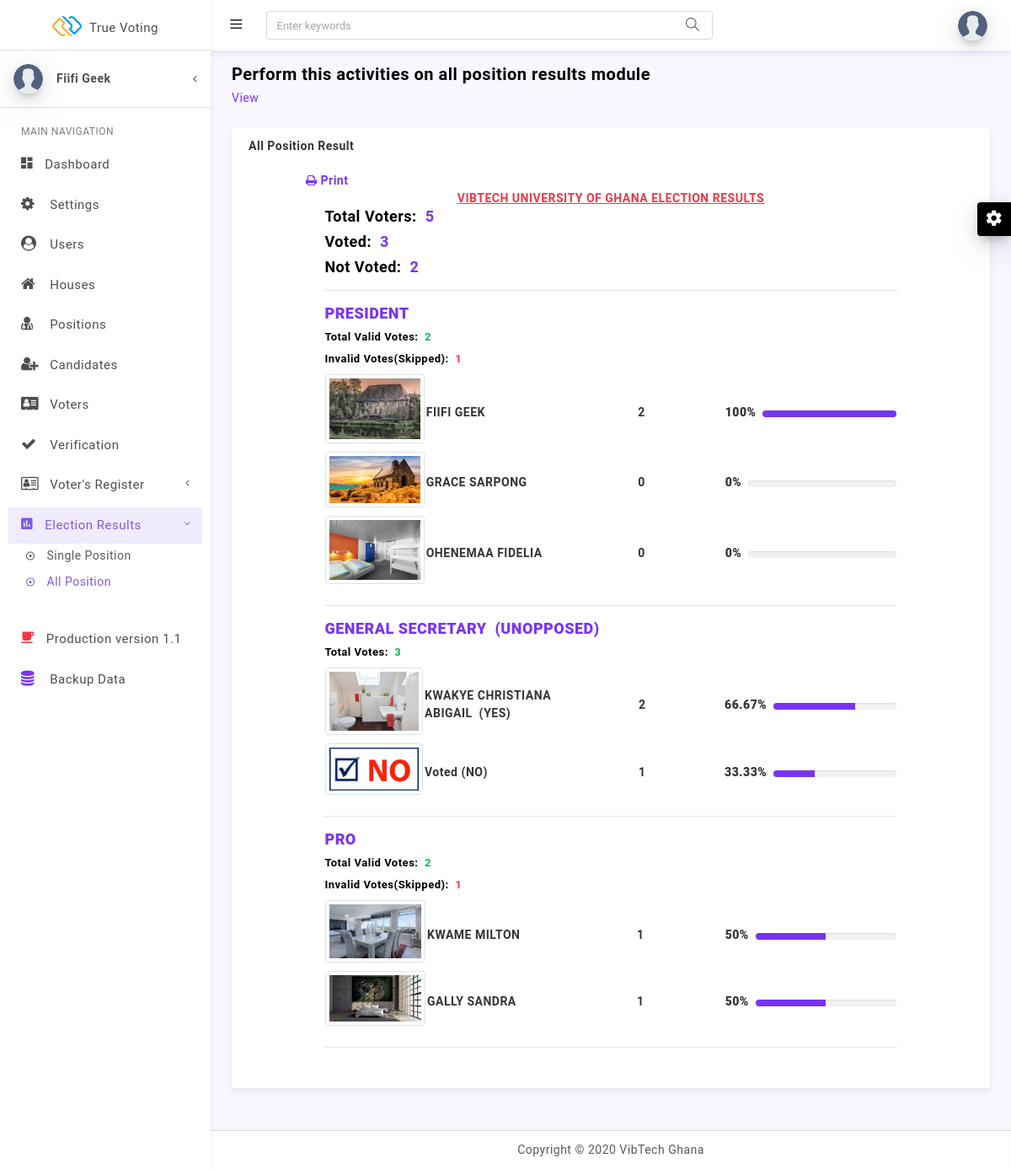
The app's page /admin/all-results.php (signed in) with its own data.
### tables this page shows
CREATE TABLE `general_settings` (
  `id` int(11) NOT NULL,
  `name` varchar(255) DEFAULT NULL,
  `timer` varchar(191) DEFAULT NULL
);

CREATE TABLE `positions` (
  `id` int(11) NOT NULL,
  `name` varchar(191) NOT NULL,
  `criteria` varchar(191) NOT NULL,
  `type` varchar(191) NOT NULL,
  `maxcon` int(11) NOT NULL,
  `created_at` timestamp NULL DEFAULT NULL
);

CREATE TABLE `candidates` (
  `id` int(11) NOT NULL,
  `name` varchar(191) NOT NULL,
  `position` varchar(191) NOT NULL,
  `gender` varchar(191) NOT NULL,
  `house` varchar(191) DEFAULT NULL,
  `vote` int(11) NOT NULL DEFAULT 0,
  `image` varchar(191) DEFAULT NULL,
  `created_at` timestamp NULL DEFAULT NULL
);

### models/DBLayer.php (called while the page is built, shortened)
<?php
    class DB {
        public static function connection()
        {
            try{
                $con=new PDO('mysql:host=localhost;dbname=truevoting;charset=utf8mb4', 'root', '');
                $con->setAttribute(PDO::ATTR_ERRMODE, PDO::ERRMODE_EXCEPTION);
                $con->setAttribute(PDO::ATTR_EMULATE_PREPARES, false);
                return $con;
            }catch(PDOException $ex){
                return "Connection Error ";
            }
        }
    }
    class Model {
        public static function all(string $tableName)
        {
            $con = DB::connection();
            try{
                $query = "SELECT * FROM ".$tableName." ORDER BY id";
                $stmt=$con->prepare($query);
                $stmt->execute();
                $rows=$stmt->fetchAll();
                return $rows;
            }catch(PDOException $ex){
                return 'Something went wrong';
            }
        }
        public static function first($query, array $param)
        {
            $con = DB::connection();
            try{
                $stmt=$con->prepare($query);
                $stmt->execute($param);
                $row=$stmt->fetch();
                return $row;
            }catch(PDOException $ex){
                return 'Something went wrong';
            }
        }
        public static function filter($query,array $param)
        {
            $con = DB::connection();
            try{
                $stmt=$con->prepare($query);
                $stmt->execute($param);
                $rows=$stmt->fetchAll();
                return $rows;
            }catch(PDOException $ex){
                return 'Something went wrong';
            }
        }
        public static function count($query)
        {
            $con = DB::connection();
            try{
                $stmt=$con->prepare($query);
                $stmt->execute();
                $row=$stmt->fetch();
                return $row['COUNT(*)'];
            }catch(PDOException $ex){
                return 'Something went wrong';
            }
        }
        public static function countWhere($query, array $param)
        {
            $con = DB::connection();
            try{
                $stmt=$con->prepare($query);
                $stmt->execute($param);
                $row=$stmt->fetch();
                return $row['COUNT(*)'];
            }catch(PDOException $ex){
                return 'Something went wrong';
            }
        }
        public static function sumWhere(string $columnName, string $tableName, string $whereClause, array $param)
        {
            $con = DB::connection();
            try{
                $stmt=$con->prepare("SELECT SUM(".$columnName.") FROM ".$tableName." ".$whereClause);
                $stmt->execute($param);
                $row=$stmt->fetch();
                return $row['SUM('.$columnName.')'];
            }catch(PDOException $ex){
                return 'Something went wrong';
            }
        }
    }

### admin/all-results.php (the view, shortened to what this page needs)
<!DOCTYPE html>
<html lang="en">
<head>
<?php $title = 'All Position Results'; include('../layouts/admin-head.php'); ?>
</head>
<body>
<?php include('../layouts/admin-menus.php'); ?>
<div class="row pt-2 pb-2">
    <div class="col-sm-9">
        <h4 class="page-title">Perform this activities on all position results module</h4>
        <ol class="breadcrumb">
            <li class="breadcrumb-item"><a href="javaScript:void();">View</a></li>
        </ol>
    </div>
</div>
<?php require_once("../models/DBLayer.php");
    $totalVoters = Model::count("SELECT COUNT(*) FROM voters");
    $countVoted = Model::countWhere("SELECT COUNT(*) FROM voters WHERE status=:s", array(':s'=>true));
    $countNotVoted = Model::countWhere("SELECT COUNT(*) FROM voters WHERE status=:s", array(':s'=>false));
    $positions = Model::all('positions');
    $gs = Model::first("SELECT * FROM general_settings WHERE id=:id", array(':id'=>1));
?>
<div class="row">
    <div class="col-lg-12">
      <div class="card">
        <div class="card-header">
            All Position Result
        <div class="card-body">
            <div class="row">
                <div class="col-sm-12"><a href="javascript:void(0);" class="mb-2 ml-5 btn_print"><i class="fa fa-print"></i> Print</a></div>
                <div class="col-sm-1"></div>
                <div class="col-sm-10" id="printOut">
                    <div class="text-center"><span class="text-danger text-uppercase" style="text-decoration: underline"><?php echo $gs['name']; ?> Election Results</span></div>
                    <h5>Total Voters:&nbsp;&nbsp;<span class="text-primary"><?php echo $totalVoters; ?></span></h5>
                    <h5>Voted:&nbsp;&nbsp;<span class="text-primary"><?php echo $countVoted; ?></span></h5>
                    <h5>Not Voted:&nbsp;&nbsp;<span class="text-primary"><?php echo $countNotVoted; ?></span></h5>
                    <hr>
                    <?php
                    if(count($positions)>0){
                    foreach($positions as $post){
                        if($post['criteria']=='General' && $post['type']=="All"){
                            $candidates = Model::filter("SELECT * FROM candidates WHERE position=:p", array(':p'=>$post['name']));
                            $sumVotes = Model::sumWhere("vote", "candidates", "WHERE position=:p", array(':p'=>$post['name']));
                            if(count($candidates)>1){ ?>
                            <h5><strong class="text-primary text-uppercase"><?php echo $post['name']; ?></strong></h5>
                            <h6 style="font-size: 13px">Total Valid Votes:&nbsp;&nbsp;<span class="text-success"><?php echo $sumVotes; ?></span></h6>
                            <h6 style="font-size: 13px">Invalid Votes(Skipped):&nbsp;&nbsp;<span class="text-danger"><?php echo $countVoted-$sumVotes; ?></span></h6>
                            <table class="">
                            <?php
                                foreach($candidates as $can){ ?>
                                    <tr>
                                        <td width="150px"><img src="../assets/images/candidates/<?php echo $can['image']; ?>" class="img-thumbnail mb-2" height="140" width="140" alt="<?php echo $can['name']; ?>" /></td>
                                        <td width="300px"><?php echo $can['name']; ?></td>
                                        <td width="130px"><?php echo $can['vote']; ?></td>
                                        <td width="250px">
                                            <span class="pull-left mr-2"><strong><?php echo ($sumVotes!=0)? round(100*($can['vote']/$sumVotes),2):0; ?>%</strong></span>
                                            <div class="progress-wrapper hidden-print">
                                                <div class="progress mt-2">
                                                    <div class="progress-bar bg-primary" style="width:<?php echo ($sumVotes!=0)? round(100*($can['vote']/$sumVotes),2):0; ?>%"></div>
                                                </div>
                                            </div>
                                        </td>
                                    </tr>
                            <?php } ?>
                            </table> <hr>
                            <?php }else{ ?>
                            <h5><strong class="text-primary text-uppercase"><?php echo $post['name']; ?>&nbsp;&nbsp;(Unopposed)</strong></h5>
                            <h6 style="font-size: 13px">Total Votes:&nbsp;&nbsp;<span class="text-success"><?php echo $countVoted; ?></span></h6>
                            <table class="">
                            <?php
                                foreach($candidates as $can){ ?>
                                    <tr>
                                        <td width="150px"><img src="../assets/images/candidates/<?php echo $can['image']; ?>" class="img-thumbnail mb-2" height="140" width="140" alt="<?php echo $can['name']; ?>" /></td>
                                        <td width="300px"><?php echo $can['name']; ?>&nbsp;&nbsp;(YES)</td>
                                        <td width="130px"><?php echo $can['vote']; ?></td>
                                        <td width="250px">
                                            <span class="pull-left mr-2"><strong><?php echo ($sumVotes!=0)? round(100*($can['vote']/$countVoted),2):0; ?>%</strong></span>
                                            <div class="progress-wrapper hidden-print">
                                                <div class="progress mt-2">
                                                    <div class="progress-bar bg-primary" style="width:<?php echo ($sumVotes!=0)? round(100*($can['vote']/$countVoted),2):0; ?>%"></div>
                                                </div>
                                            </div>
                                        </td>
                                    </tr>
                                    <tr>
                                        <td width="150px"><img src="../assets/images/no-vote.jpg" class="img-thumbnail mb-2" height="140" width="140" alt="<?php echo $can['name']; ?>" /></td>
                                        <td width="300px">Voted (NO)</td>
                                        <td width="130px"><?php echo ($countVoted-$sumVotes); ?></td>
                                        <td width="250px">
                                            <span class="pull-left mr-2"><strong><?php echo ($sumVotes!=0)? round(100*(($countVoted-$sumVotes)/$countVoted),2):0; ?>%</strong></span>
                                            <div class="progress-wrapper hidden-print">
                                                <div class="progress mt-2">
                                                    <div class="progress-bar bg-primary" style="width:<?php echo ($sumVotes!=0)? round(100*(($countVoted-$sumVotes)/$countVoted),2):0; ?>%"></div>
                                                </div>
                                            </div>
                                        </td>
                                    </tr>
                            <?php  } ?>
                            </table><hr>
                        <?php }
                        }
                    }
                    }
                    ?>
                </div>
            </div>
        </div>
      </div>
    </div>
</div>
<?php include('../layouts/admin-footer.php'); ?>
</body>
</html>

### records on screen
general_settings: name "VIBTECH UNIVERSITY OF GHANA"
positions: name "PRESIDENT", sumVotes "2", sumVotes "1"
candidates: image (picture), name "FIIFI GEEK", vote "2", vote "100"
candidates: image (picture), name "GRACE SARPONG", vote "0", 100*($can['vote']/$sumVotes) "0"
candidates: image (picture), name "OHENEMAA FIDELIA", vote "0", 100*($can['vote']/$sumVotes) "0"
positions: name "GENERAL SECRETARY", countVoted "3"
candidates: image (picture), name "KWAKYE CHRISTIANA ABIGAIL", vote "2", vote "66.67", sumVotes "1", countVoted "33.33"
positions: name "PRO", sumVotes "2", sumVotes "1"
candidates: image (picture), name "KWAME MILTON", vote "1", vote "50"
candidates: image (picture), name "GALLY SANDRA", vote "1", vote "50"

### other values on screen
$user['name'] "Fiifi Geek"
$totalVoters "5"
$countVoted "3"
$countNotVoted "2"
